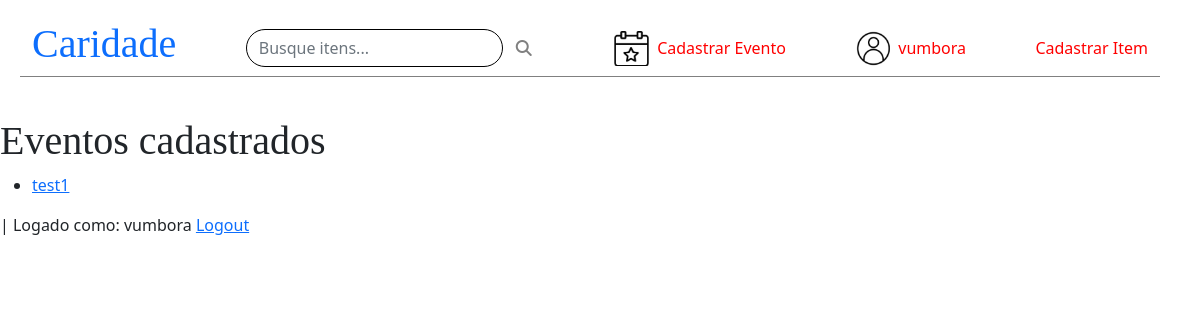
The app's page / (signed in), older data.
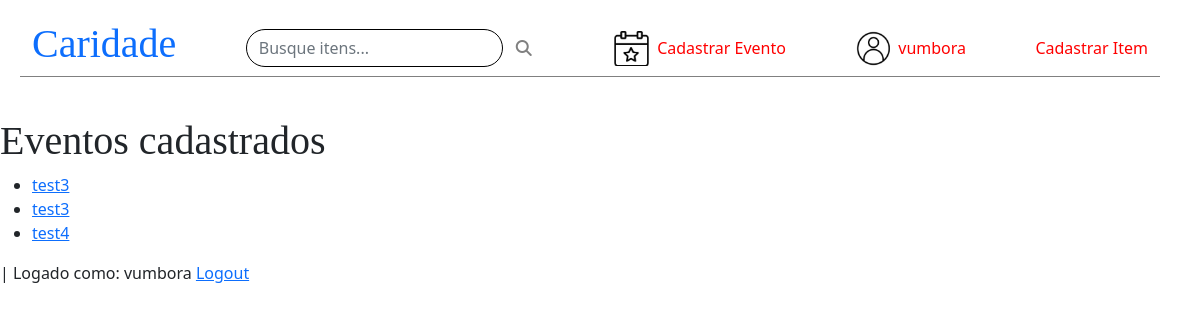
The same page, newer data.
### caridade1/models.py (models this page shows)
class Evento(models.Model):
    duracao = models.DurationField(null = True, blank = True)
    ativo = models.BooleanField(default = False)
    nome = models.CharField(max_length = 30)
    User = models.ForeignKey(User, on_delete=models.CASCADE,null=False)

### caridade1/views.py (the view)
# urls.py: path('', views.index, name='index'),
def index(request):
    evento_list = Evento.objects.filter(ativo=True)
    contexto = {'evento_list': evento_list}
    return render(request, 'index.html', contexto)

### caridade1/templates/index.html (shortened to what this page needs)
<!DOCTYPE html>
<html lang="en">
<head>
</head>
{% load static %}
<body>
    {% include 'header.html' %}
    {% if evento_list %}
    <h1>Eventos cadastrados</h1>
    <ul>
        {% for evento in evento_list %}
            <li><a href="{% url 'caridade1:detail' evento.id %}">{{ evento.nome }}</a></li>
        {% endfor %}
    </ul>
    {% else %}
    <p>Não há eventos cadastrados.</p>
    {% endif %}
{% if user.is_authenticated %}
    | Logado como: {{ user.username }}
    <a href="{% url 'caridade1:logoff' %}">Logout</a>
{% endif %}
</body>
</html>

Row changes from the older to the newer data that the page shows:
changed Evento (number 1 of 3 on the later page): nome "test1" → "test3"
added Evento: nome "test3"
added Evento: nome "test4"
